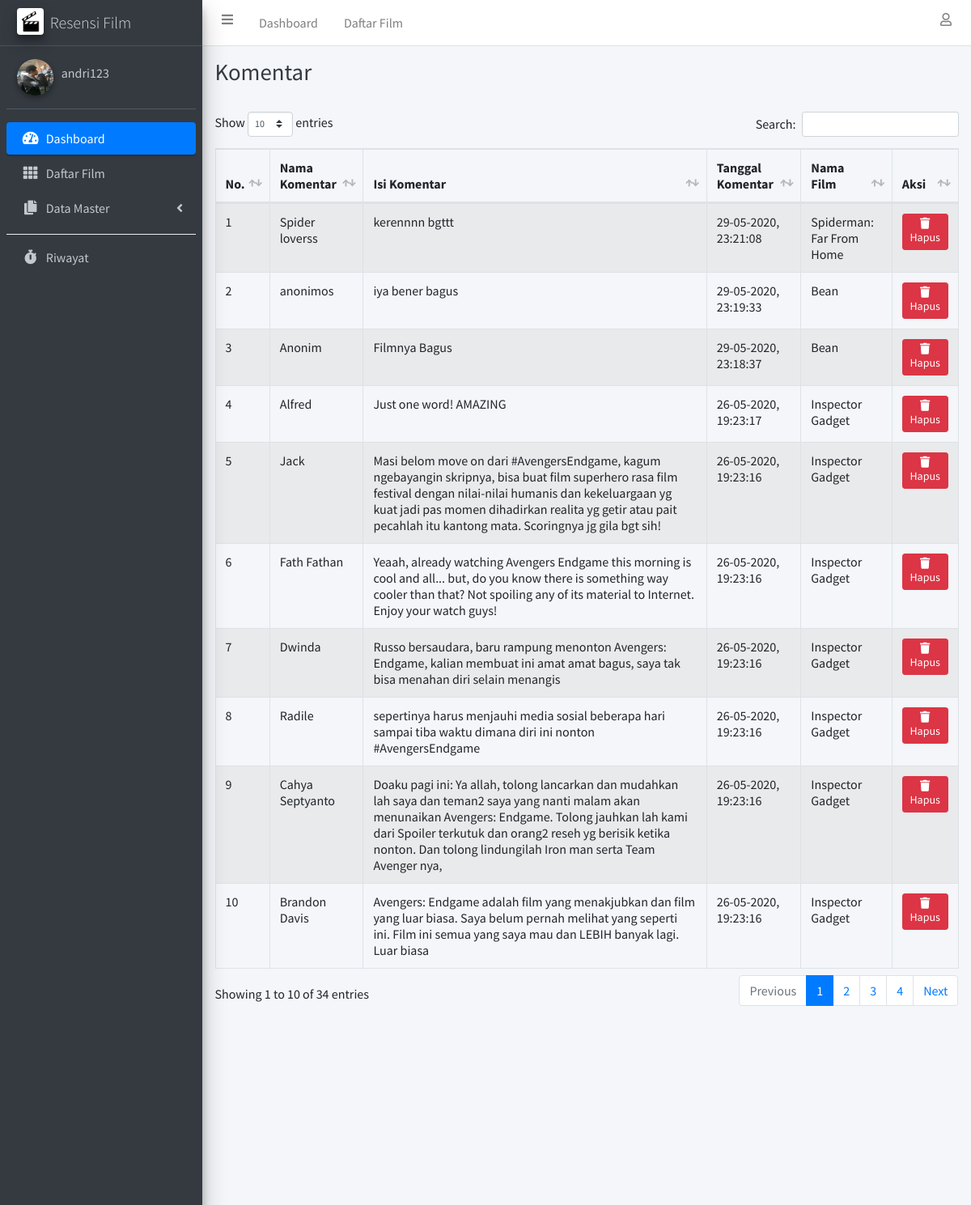
The page /admin/komentar.php (signed in, upper part) on the database as committed earlier.
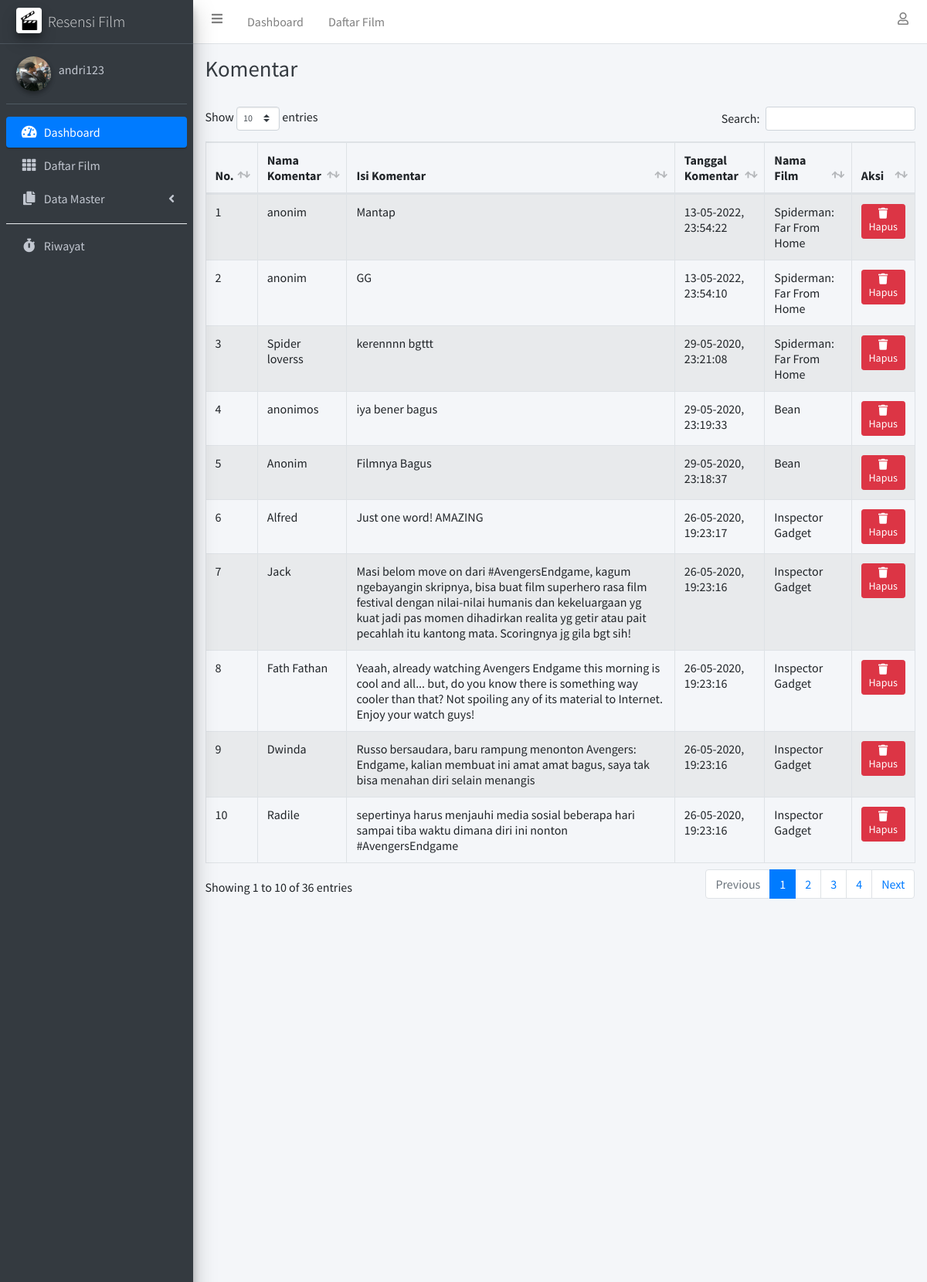
The same page on the database as committed later.
### tables this page shows
CREATE TABLE `tb_komentar` (
  `id_komentar` int(10) NOT NULL,
  `nama_komentar` varchar(50) NOT NULL,
  `isi_komentar` text NOT NULL,
  `tanggal_komentar` int(11) NOT NULL,
  `id_film` int(10) NOT NULL
);

CREATE TABLE `tb_film` (
  `id_film` int(10) NOT NULL,
  `nama_film` varchar(100) NOT NULL,
  `tahun_film` int(4) NOT NULL,
  `sutradara_film` varchar(100) NOT NULL,
  `cover_film` text NOT NULL,
  `rating_film` float NOT NULL,
  `tanggal_diposting` int(11) NOT NULL,
  `id_genre` int(10) NOT NULL,
  `id_user` int(11) NOT NULL
);

### admin/komentar.php (the view, shortened to what this page needs)
<?php
  require '../koneksi.php';
  $komentar = mysqli_query($koneksi, "SELECT * FROM tb_komentar INNER JOIN tb_film ON tb_komentar.id_film = tb_film.id_film ORDER BY tanggal_komentar DESC");
?>
<!DOCTYPE html>
<html>
<head>
  <?php include '../include_admin/css.php'; ?>
</head>
<body class="hold-transition sidebar-mini layout-fixed">
<div class="wrapper">
  <?php include '../include_admin/navbar.php'; ?>
  <?php include '../include_admin/sidebar.php'; ?>
  <div class="content-wrapper">
    <div class="content-header">
      <div class="container-fluid">
        <div class="row mb-2">
          <div class="col-sm">
            <h1 class="m-0 text-dark">Komentar</h1>
          </div>
        </div>
      </div>
    </div>
    <section class="content">
      <div class="container-fluid">
        <div class="row my-2">
          <div class="col-lg">
            <div class="table-responsive">
              <table class="table table-bordered table-hover table-striped" id="table_id">
                <thead>
                  <tr>
                    <th>No.</th>
                    <th>Nama Komentar</th>
                    <th>Isi Komentar</th>
                    <th>Tanggal Komentar</th>
                    <th>Nama Film</th>
                    <th>Aksi</th>
                  </tr>
                </thead>
                <tbody>
                  <?php $i = 1; ?>
                  <?php foreach ($komentar as $dk): ?>
                    <tr>
                      <td><?= $i++; ?></td>
                      <td><?= $dk['nama_komentar']; ?></td>
                      <td><?= $dk['isi_komentar']; ?></td>
                      <td><?= date('d-m-Y, H:i:s', $dk['tanggal_komentar']); ?></td>
                      <td><?= $dk['nama_film']; ?></td>
                      <td>
                        <a href="hapus_komentar.php?id_komentar=<?= $dk['id_komentar']; ?>" class="btn btn-danger btn-sm btn-hapus" data-nama="Komentar: <?= $dk['nama_komentar']; ?> | <?= $dk['isi_komentar']; ?>"><i class="fas fa-fw fa-trash"></i> Hapus</a>
                      </td>
                    </tr>
                  <?php endforeach ?>
                </tbody>
              </table>
            </div>
          </div>
        </div>
      </div>
    </section>
  </div>
</div>
</body>
</html>

Rows that differ between the two databases and show on the page:
no longer on this page (row unchanged): tb_komentar: nama_komentar "Cahya Septyanto", isi_komentar "Doaku pagi ini: Ya allah, tolong lancarkan dan mudahkan lah saya dan teman2 saya yang nanti malam akan menunaikan Avengers: Endgame. Tolong jauhkan lah kami dari Spoiler terkutuk dan orang2 reseh yg berisik ketika nonton. Dan tolong lindungilah Iron man serta Team Avenger nya,", tanggal_komentar "26-05-2020, 19:23:16", id_film.nama_film "Inspector Gadget"
no longer on this page (row unchanged): tb_komentar: nama_komentar "Brandon Davis", isi_komentar "Avengers: Endgame adalah film yang menakjubkan dan film yang luar biasa. Saya belum pernah melihat yang seperti ini. Film ini semua yang saya mau dan LEBIH banyak lagi. Luar biasa", tanggal_komentar "26-05-2020, 19:23:16", id_film.nama_film "Inspector Gadget"
added tb_komentar: nama_komentar "anonim", isi_komentar "Mantap", tanggal_komentar "13-05-2022, 23:54:22", id_film.nama_film "Spiderman: Far From Home"
added tb_komentar: nama_komentar "anonim", isi_komentar "GG", tanggal_komentar "13-05-2022, 23:54:10", id_film.nama_film "Spiderman: Far From Home"
Other text that changed with them:
text written by a page script: "Show entries Search: Showing 1 to 10 of 34 entries Previous 1 2 3 4 Next" → "Show entries Search: Showing 1 to 10 of 36 entries Previous 1 2 3 4 Next"
